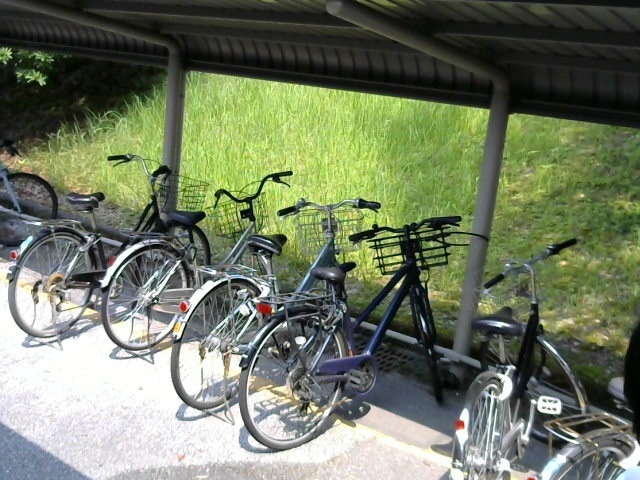
#> input picture sample/sample.jpg, 640 x 480 px
$ python -i project2.py   (imports and definitions only)   (older library calls are emulated)
#> lines starting #> are read from the running program, lines starting #| are printed output that depends on the picture; after the words box and inside, x2 and y2 are one past the last pixel; in counts of white or black regions, pixels touching at a corner belong together
import math
import cv2
import numpy as np
from sklearn.cluster import DBSCAN
from ultralytics import YOLO
from sklearn.decomposition import PCA

# [1 line that did not run here, left out]
# [1 line that did not run here, left out]

PILLAR_DISTANCE = 3.5 # m
PIXEL_PER_METER = None

def detect_lines(gray):
    # # コントラスト制御
    # clane = cv2.createCLAHE(clipLimit=2.0, tileGridSize=(8, 8))
    # gray = clane.apply(gray)
    # gray = cv2.equalizeHist(gray)

    lap = cv2.Laplacian(gray, cv2.CV_64F, ksize=3)
    gray = np.uint8(np.clip(lap, 0, 255))
    # 大津の二値化
    # _, thresh = cv2.threshold(gray, 0, 255, cv2.THRESH_BINARY + cv2.THRESH_OTSU)

    # ノイズ除去
    blur = cv2.GaussianBlur(gray, (5, 5), 0)
    # blur = cv2.GaussianBlur(thresh, (5, 5), 0)

    # エッジ検出
    edges = cv2.Canny(blur, 50, 150, apertureSize=3)

    # Hough変換で直線検出
    lines = cv2.HoughLinesP(edges, 1, np.pi/180, threshold=100, minLineLength=100, maxLineGap=10)

    vertical_lines = []
    horizontal_lines = []

    if lines is not None:
        # まず縦線を抽出し、座標を保存
        for line in lines:
            x1, y1, x2, y2 = line[0]
            if abs(x1 - x2) < 100:
                vertical_lines.append(((x1, y1), (x2, y2)))
                cv2.line(gray, (x1, y1), (x2, y2), (255, 0, 0), 2)

    show_image(gray)
    # show_image(apply)

    return vertical_lines, horizontal_lines

# [325 lines left out: functions detect_lines2, resize, mask, inference, pillar_inference, pillar_inference_pca and 3 more, not called in this run]

def show_image(image):
    cv2.imshow('Image', image)
    cv2.waitKey(0)
    cv2.destroyAllWindows()

# [70 lines left out: function main, not called in this run]

# [3 lines not run here, left out]

>>> import cv2
>>> picture = cv2.imread('sample.jpg', cv2.IMREAD_GRAYSCALE)
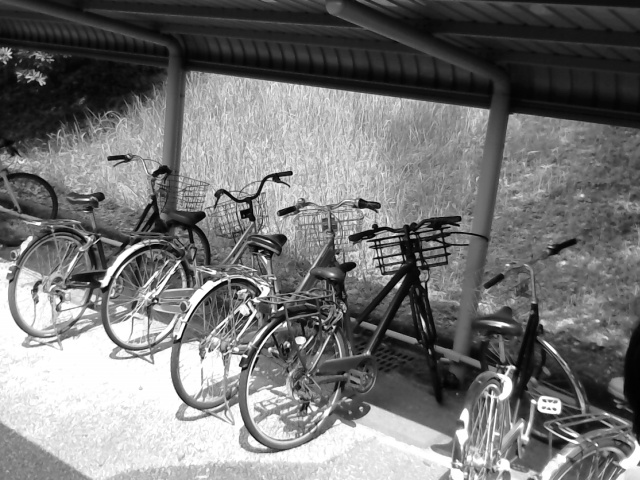
#> picture: shape (480, 640); min 0, max 255, mean 116.2
>>> result = detect_lines(picture)
#> in detect_lines, `lap = cv2.Laplacian(gray, cv2.CV_64F, ksize=3)`:
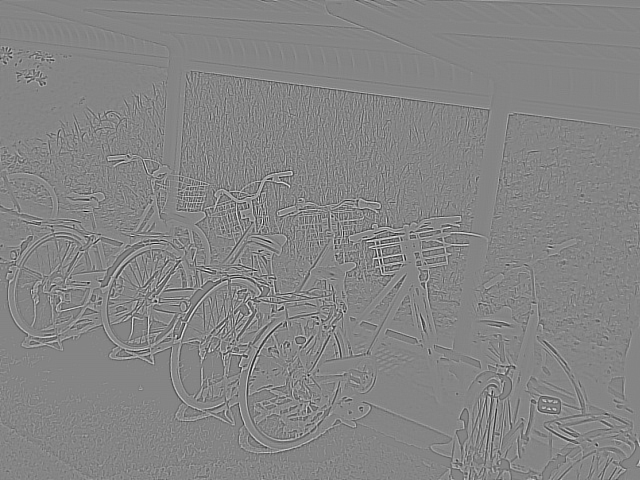
#> lap: shape (480, 640) float64; min -1096, max 1008, mean 0; drawn with min black and max white
#> in detect_lines, `gray = np.uint8(np.clip(lap, 0, 255))`:
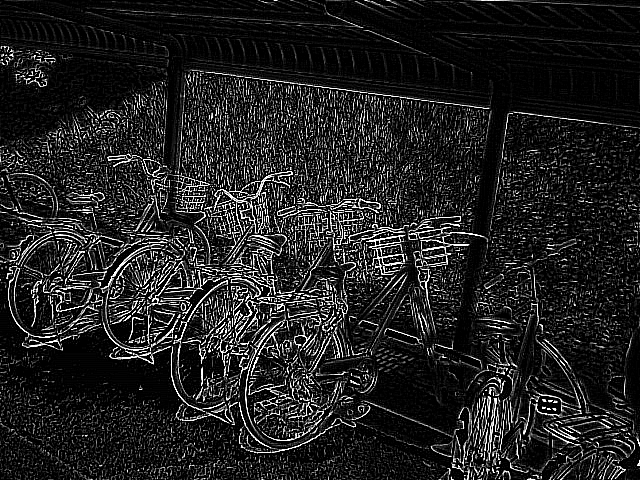
#> gray: shape (480, 640); min 0, max 255, mean 33.3
#> in detect_lines, `blur = cv2.GaussianBlur(gray, (5, 5), 0)`:
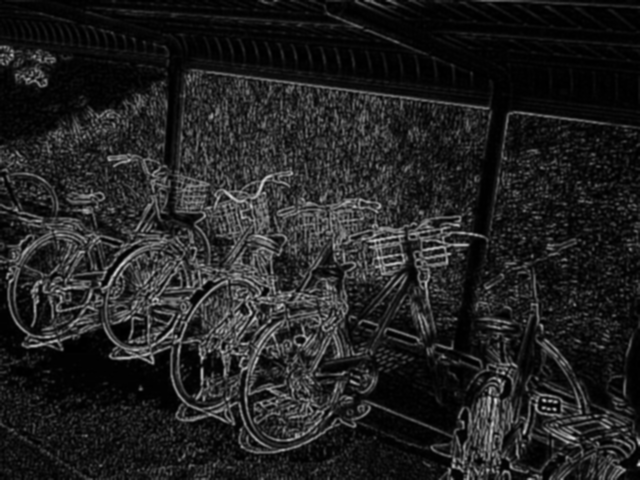
#> blur: shape (480, 640); min 0, max 214, mean 33.3
#> in detect_lines, `edges = cv2.Canny(blur, 50, 150, apertureSize=3)`:
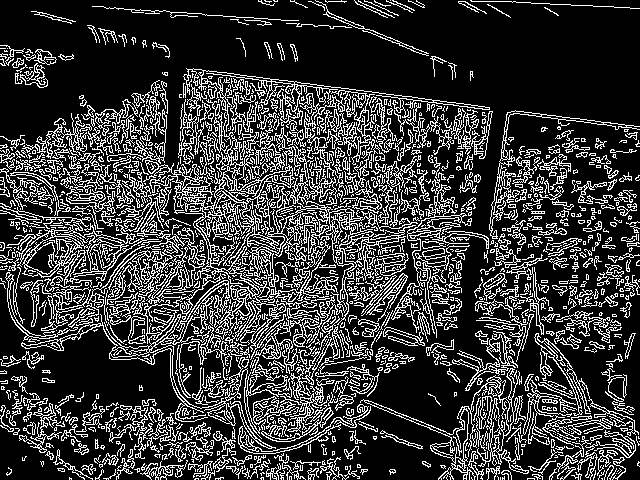
#> edges: shape (480, 640); 22.7% white in thin lines or dots
#> in detect_lines, `lines = cv2.HoughLinesP(edges, 1, np.pi/180, threshold=100, minLineLen..`: lines = 324 rows, first 6: [472, 355, 594, 477], [184, 83, 580, 479], [101, 271, 373, 233], [0, 145, 471, 219], [451, 340, 590, 479], [110, 478, 482, 106]
#> the loop in detect_lines, `for line in lines:` made 324 passes
#> after the loop in detect_lines, `for line in lines:`:
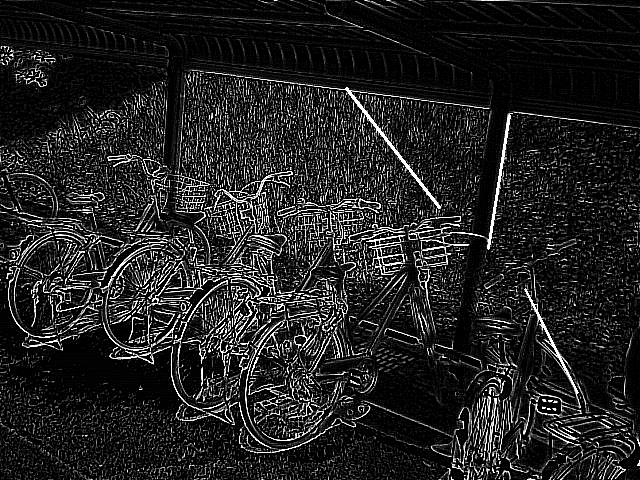
#> gray: shape (480, 640); 0.37% of pixels changed, all inside (x1, y1, x2, y2) = (345, 87, 579, 394)
#> after the loop in detect_lines, `for line in lines:`: vertical_lines = [((346, 88), (439, 207)), ((525, 289), (577, 392)), ((488, 248), (509, 115))]

$ run again, on sample/sample2.jpg
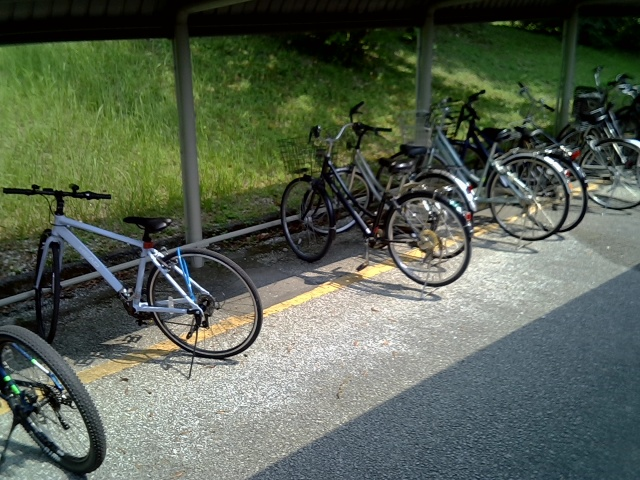
#> input picture sample/sample2.jpg, 640 x 480 px
#> in detect_lines, `edges = cv2.Canny(blur, 50, 150, apertureSize=3)`:
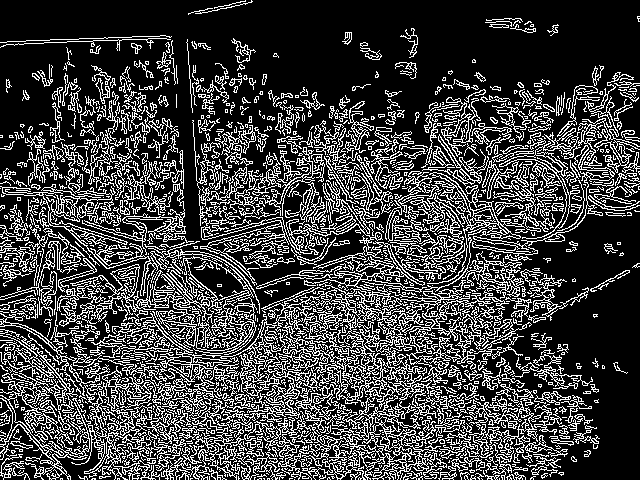
#> edges: shape (480, 640); 25.3% white in thin lines or dots
#> lines = 431 rows, first 6: [190, 478, 602, 66], [35, 466, 437, 287], [443, 231, 638, 140], [214, 478, 620, 72], [188, 477, 580, 85], [41, 450, 635, 93]
#> the loop in detect_lines, `for line in lines:` made 431 passes
#> after the loop in detect_lines, `for line in lines:`:
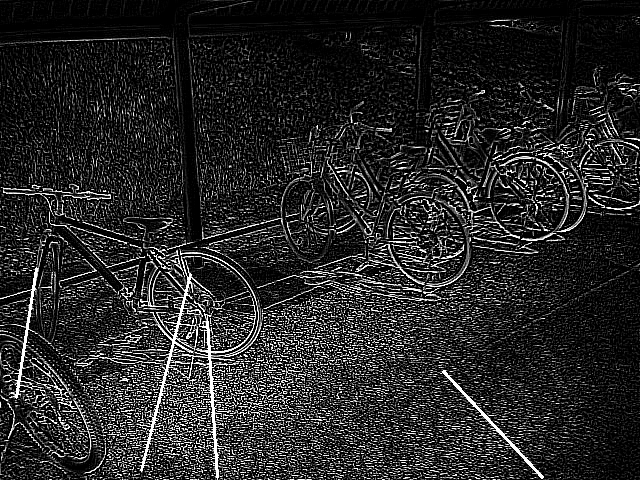
#> gray: shape (480, 640); min 0, max 255, mean 39.2
#> after the loop in detect_lines, `for line in lines:`: vertical_lines = [((207, 321), (217, 477)), ((16, 397), (36, 268)), ((141, 470), (190, 274)), ((443, 371), (542, 477))]

$ run again, on sample/1000015655.jpg
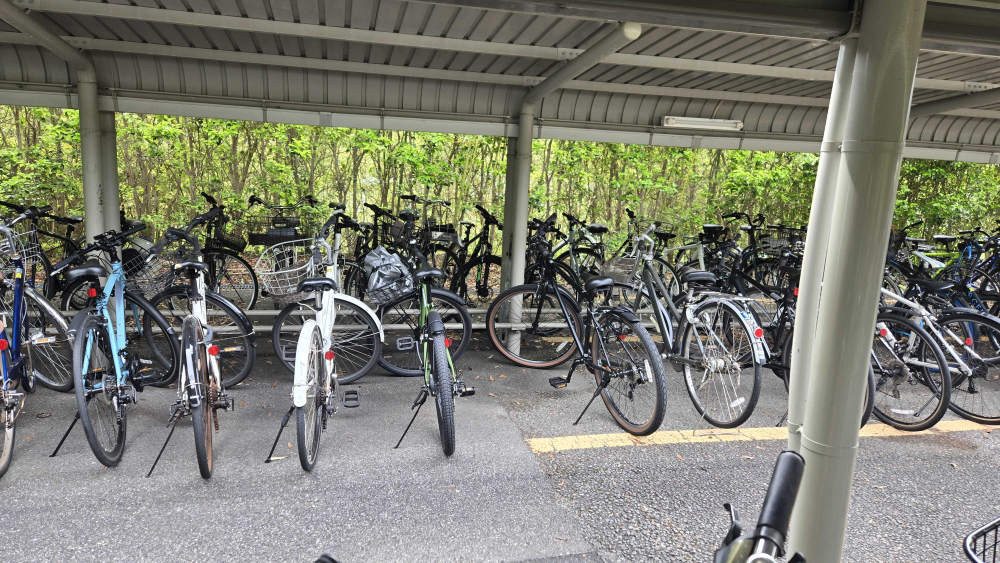
#> input picture sample/1000015655.jpg, 4000 x 2252 px (shown at 1/4 size)
#> in detect_lines, `edges = cv2.Canny(blur, 50, 150, apertureSize=3)`:
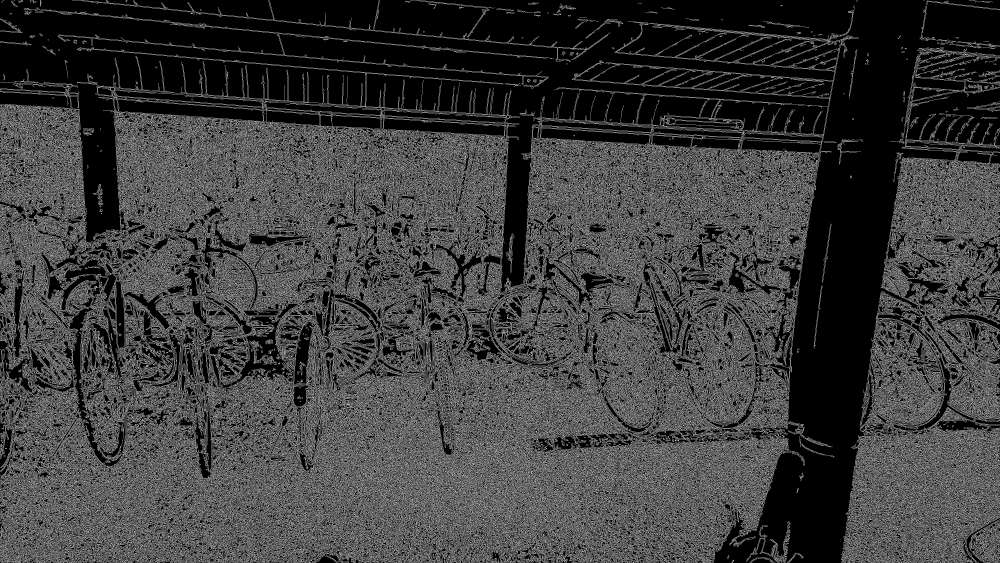
#> edges: shape (2252, 4000) (shown at 1/4 size); 24.1% white in thin lines or dots
#> the loop in detect_lines, `for line in lines:` made 10284 passes
#> (x1, y1, x2, y2) on passes 1 to 3: (2746, 1906, 3083, 1929), (982, 1937, 1133, 1947), (3796, 758, 3996, 761)
#> after the loop in detect_lines, `for line in lines:`:
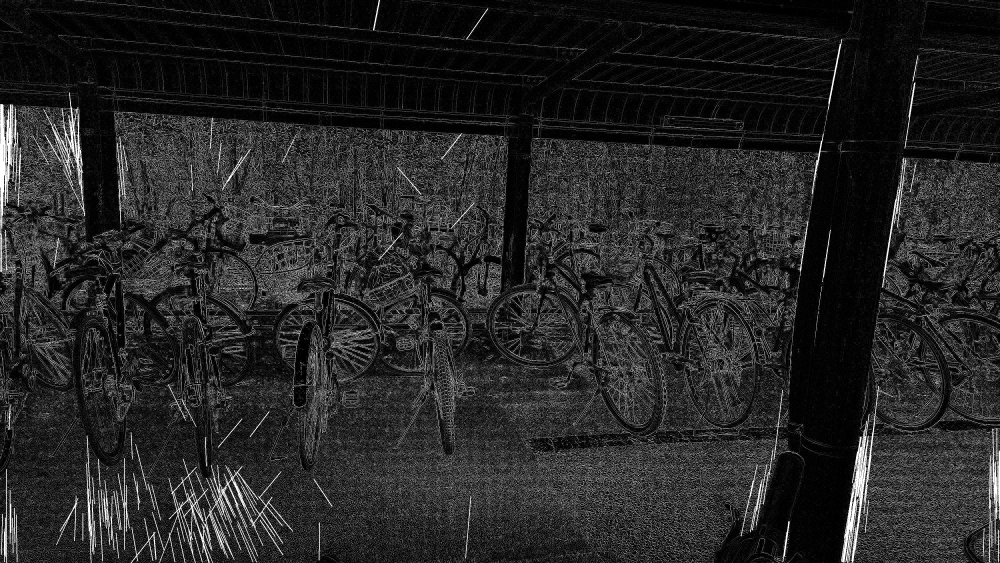
#> gray: shape (2252, 4000) (shown at 1/4 size); min 0, max 255, mean 37.8
#> after the loop in detect_lines, `for line in lines:`: vertical_lines = 293 items
